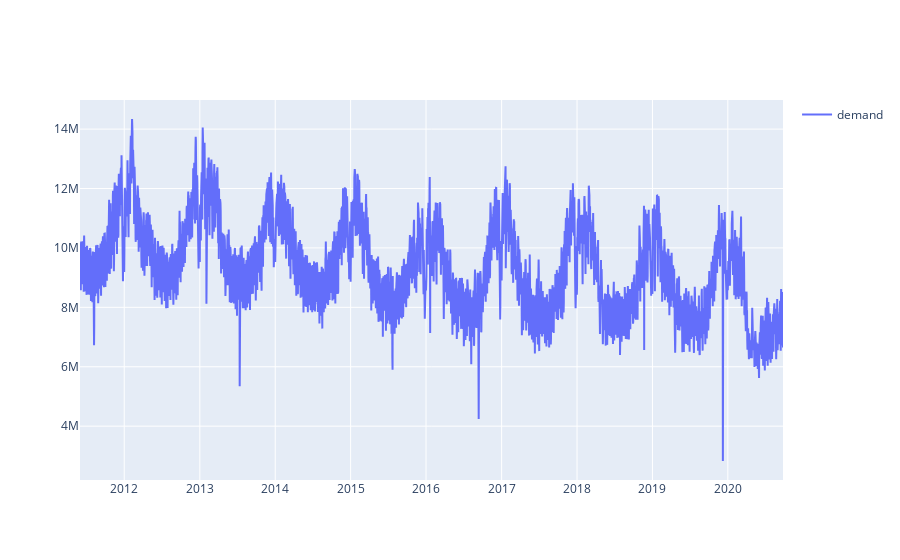

The cell this chart's notebook holds for it:
### Code cell
plt.gcf().set_size_inches(16, 16)
fig = go.Figure()
fig.add_trace(go.Scatter(x=AnamolyDataset1.timestamp, y=AnamolyDataset1.demand, mode='lines', name='demand'))
fig.update_layout(showlegend=True)

### Figure 1 — Plotly figure (JSON) as saved in the notebook; plotly's stock layout.template omitted (floating-point values rounded to 4 significant figures; data arrays with more than 128 entries replaced by an {"elided": "..."} marker saying what was removed)
{"data": [{"mode": "lines", "name": "demand", "type": "scatter", "x": {"elided": "3404 str values"}, "y": {"elided": "3404 int values"}}], "layout": {"showlegend": true}}
